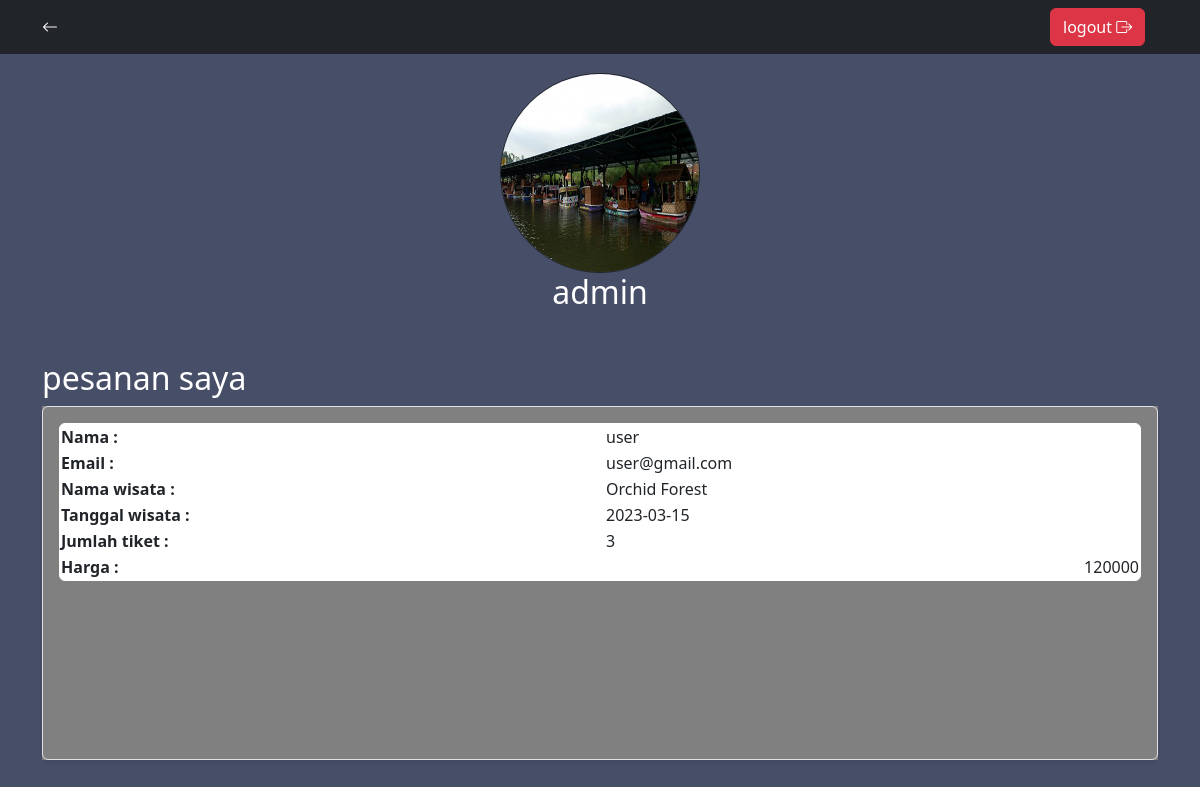
/user/profil.php (signed in), run on the app's committed database.
### tables this page shows
CREATE TABLE `tb_pemesanan` (
  `id` int(11) NOT NULL,
  `user_id` int(11) NOT NULL,
  `Tanggal_wisata` date NOT NULL,
  `jumlah_tiket` varchar(50) NOT NULL,
  `wisata_id` int(11) NOT NULL,
  `harga` varchar(500) NOT NULL
);

CREATE TABLE `tb_user` (
  `id` int(11) NOT NULL,
  `user_name` varchar(25) NOT NULL,
  `email` varchar(50) NOT NULL,
  `password` varchar(35) NOT NULL,
  `level` varchar(50) NOT NULL
);

CREATE TABLE `tambah_data_wisata` (
  `id` int(11) NOT NULL,
  `Nama_wisata` varchar(25) NOT NULL,
  `deskripsi` text NOT NULL,
  `harga` varchar(50) NOT NULL,
  `gambar` text NOT NULL
);

### user/profil.php (the view, shortened to what this page needs)
<?php
include "bot.php";
?>
<body style="background-color:#474E68; height: 100%;">
<div class="profil">
    <nav class="navbar bg-dark fixed-top">
        <form class="container justify-content-start">
            <a href="home.php"><i class="bi bi-arrow-left text-white"></i></a>
            <a href="proses_logout.php"><button type="button" class="btn btn-danger" style="margin-left: 62rem;" href="">logout <i class="bi bi-box-arrow-right"></i></button></a>
        </form>
    </nav>
        <div class="text-center text-white mt-5">
            <img width="200 rem" height="200 rem" class="border border-dark" style="border-radius: 100px; margin-top: 25px;" src="../img/g2.jpg" alt="">
            <h2><?php echo $_SESSION['email']; ?></h2>
        </div>
        <div class="container mt-5">
            <h2 class="text-white">pesanan saya</h2>
        <div class="tab-content" style="background: grey;">
        <div class="tab-pane active" id="pesanan">
            <div class="row  border g-0 rounded shadow-sm">
                <div class="col p-3" style="height: 22rem;">
                <div class="card border border-white" width="10rem">
                    <table class="text-dark" style="padding: 200px;">
                        <tbody>
                        <?php
                        include ('koneksi.php');
                    ?>
                    <?php
                                $query = "SELECT tb_user.id, tb_user.user_name, tb_user.email, tb_pemesanan.id, tb_pemesanan.Tanggal_wisata, tambah_data_wisata.Nama_wisata, tb_pemesanan.jumlah_tiket, tb_pemesanan.wisata_id, tb_pemesanan.harga FROM tb_pemesanan INNER JOIN tb_user ON tb_user.id=tb_pemesanan.user_id INNER JOIN tambah_data_wisata ON tb_pemesanan.wisata_id=tambah_data_wisata.id";
                                $select = $conn->query($query);
                                while ($data = mysqli_fetch_array($select)){
                                    ?>
                            <tr>
                                <th scope="row">Nama :</th>
                                <td><?php echo $data["user_name"]?></td>
                            </tr>
                            <tr>
                                <th scope="row">Email :</th>
                                <td><?php echo $data["email"]?></td>
                            </tr>
                            <tr>
                                <th scope="row">Nama wisata :</th>
                                <td colspan="2"><?php echo $data["Nama_wisata"]?></td>
                            </tr>
                            <tr>
                                <th scope="row">Tanggal wisata :</th>
                                <td colspan="2"><?php echo $data["Tanggal_wisata"]?></td>
                            </tr>
                            <tr>
                                <th scope="row">Jumlah tiket :</th>
                                <td colspan="2"><?php echo $data["jumlah_tiket"]?></td>
                            </tr>
                            <tr>
                                <th scope="row">Harga :</th>
                                <td class="text-end"><?php echo $data["harga"]?></td>
                            </tr>
                            <?php } ?>
                        </tbody>
                    </table>
                    </div>
                </div>
                </div>
            </div>
        </div>
    </div>
    </div>
</body>

### data on the page
tb_pemesanan: user.user_name "user", user.email "user@gmail.com", tambah_data_wisata.Nama_wisata "Orchid Forest", Tanggal_wisata "2023-03-15", jumlah_tiket "3", harga "120000"

### other printed values
$_SESSION['email'] "admin"
